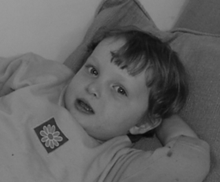
%> input picture colorization/data/example.bmp, 220 x 182 px, shrunk from 320 x 265 before the run
$ octave colorize.m   (GNU Octave 9; MATLAB toolbox functions it lacks are replaced by stand-ins)
%> lines starting %> are read from the running program, lines starting %| are printed output that depends on the picture; in (x1, y1, x2, y2) boxes, pixels count from 0 and x2, y2 are one past the last pixel; in counts of white or black regions, pixels touching at a corner belong together; the program's own positions count from 1
### colorization/getColorExact.m
function [nI, snI] = getColorExact(scr_mask, ntscIm)

[n, m] = size(ntscIm);
lin_sz = n*m;

% >Initializes output with input luminance
nI(:,:,1) = ntscIm(:,:,1);

%Create matrix with linear indexes
idxs_M = reshape((1:lin_sz), n, m);
mask_idxs = find(scr_mask);

wd=1;
len=0;
consts_len=0;
col_idxs = zeros(lin_sz*(2*wd+1)^2,1);
row_idxs = zeros(lin_sz*(2*wd+1)^2,1);
vals=zeros(lin_sz*(2*wd+1)^2,1);
gvals=zeros(1,(2*wd+1)^2);


for j=1:m
   for i=1:n
      consts_len=consts_len+1;

      if (~scr_mask(i,j))
        tlen=0;
        for ii=max(1,i-wd):min(i+wd,n)
           for jj=max(1,j-wd):min(j+wd,m)

              if (ii~=i)|(jj~=j)
                 len=len+1; tlen=tlen+1;
                 row_idxs(len)= consts_len;
                 col_idxs(len)=idxs_M(ii,jj);
                 gvals(tlen)=ntscIm(ii,jj,1);
              end
           end
        end
        t_val=ntscIm(i,j,1);
        gvals(tlen+1)=t_val;
        c_var=mean((gvals(1:tlen+1)-mean(gvals(1:tlen+1))).^2);
        csig=c_var*0.6;
        mgv=min((gvals(1:tlen)-t_val).^2);
        if (csig<(-mgv/log(0.01)))
	   csig=-mgv/log(0.01);
	end
	if (csig<0.000002)
	   csig=0.000002;
        end

        gvals(1:tlen)=exp(-(gvals(1:tlen)-t_val).^2/csig);
        gvals(1:tlen)=gvals(1:tlen)/sum(gvals(1:tlen));
        vals(len-tlen+1:len)=-gvals(1:tlen);
      end


      len=len+1;
      row_idxs(len)= consts_len;
      col_idxs(len)=idxs_M(i,j);
      vals(len)=1;

   end
end


vals=vals(1:len);
col_idxs=col_idxs(1:len);
row_idxs=row_idxs(1:len);


A=sparse(row_idxs,col_idxs,vals,consts_len,lin_sz);
b=zeros(size(A,1),1); %SVD ?


for t=2:3
    curIm=ntscIm(:,:,t);
    b(mask_idxs)=curIm(mask_idxs);
    new_vals=A\b;
    nI(:,:,t)=reshape(new_vals,n,m,1);
end


snI=nI;
nI=ntsc2rgb(nI);

### colorization/colorize.m
%%========================================================================
% Experiments on paper "Colorization using Optimization"
%
% Based on the author's code available at:
% * http://www.cs.huji.ac.il/~yweiss/Colorization/
%
%
% Reminder: mex cmd
%  mex -O getVolColor.cpp fmg.cpp mg.cpp  tensor2d.cpp  tensor3d.cpp
%
% Saulo Pereira
% Created: 18/01/2018
%%========================================================================
clear all;
close all;

% >Paths
g_name= './data/example.bmp';
c_name= './data/example_marked2.bmp';
out_name= './results/example_res2.bmp';

%solver=1: multi-grid solver
%solver=2: exact matlab "\" solver
solver=2;

%% Input data

im_g = im2double(imread(g_name));
%> im_g: size 182x220x3 double; min 0.0314, max 0.604, mean 0.388
im_scr = im2double(imread(c_name));
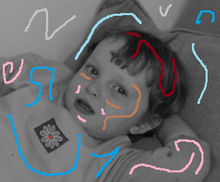
%> input picture colorization/data/example_marked2.bmp, 220 x 182 px, shrunk from 320 x 265 before the run

% >Find scribbles mask
scr_mask = (sum(abs(im_g - im_scr), 3) > 0.01);
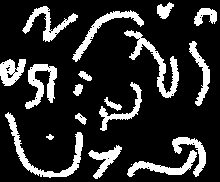
%> scr_mask: size 182x220 logical; 17.9% white; 19 white regions (1 under 20 px), largest, box (x1, y1, x2, y2) and area: (5, 112, 83, 178) 886, (124, 30, 179, 98) 847, (25, 64, 57, 109) 681
scr_mask = double(scr_mask);

%% Color space transformation

% >Convert images color space YUV (?).
sgI = rgb2ntsc(im_g);
%> sgI: size 182x220x3 double; mean of channels 1, 2, 3 0.388, -2.15e-17, -8.94e-18
scI = rgb2ntsc(im_scr);
%> scI: size 182x220x3 double; mean of channels 1, 2, 3 0.4, -0.00524, 0.00136

%Preserves the luminance from the gray original image and color from the
% assigned scribbles
im_ntsc(:,:,1)=sgI(:,:,1);
im_ntsc(:,:,2)=scI(:,:,2);
im_ntsc(:,:,3)=scI(:,:,3);
%> im_ntsc: size 182x220x3 double; mean of channels 1, 2, 3 0.388, -0.00524, 0.00136

%% Neighborhood mask:

max_d = floor(log(min(size(im_ntsc,1),size(im_ntsc,2)))/log(2) - 2);
%> max_d = 5

iu = floor(size(im_ntsc,1)/(2^(max_d-1)))*(2^(max_d-1));
%> iu = 176
ju = floor(size(im_ntsc,2)/(2^(max_d-1)))*(2^(max_d-1));
%> ju = 208

% >Crop image (and mask) (criteria?)
scr_mask = scr_mask(1:iu,1:ju,:);
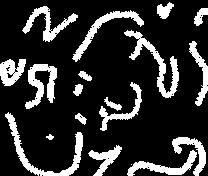
%> scr_mask: size 176x208 double; values 0 (black) and 1 (white), 19.1% white; 19 white regions (1 under 20 px), largest, box (x1, y1, x2, y2) and area: (5, 112, 83, 176) 858, (124, 30, 179, 98) 847, (25, 64, 57, 109) 681
im_ntsc = im_ntsc(1:iu,1:ju,:);
%> im_ntsc: size 176x208x3 double; mean of channels 1, 2, 3 0.39, -0.00528, 0.00153

%% Color Optimization

if (solver==1)
%   nI = getVolColor(scr_mask,im_ntsc,[],[],[],[],5,1);
%   nI = ntsc2rgb(nI);
else
  nI = getColorExact(scr_mask, im_ntsc);
%> in getColorExact, `nI(:,:,1) = ntscIm(:,:,1);`:
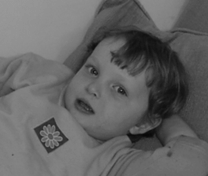
%> nI: size 176x208 double; min 0.0314, max 0.604, mean 0.39
%> in getColorExact, `mask_idxs = find(scr_mask);`: mask_idxs = 6986 values from 65 to 36523
%> the run ends on the next line
